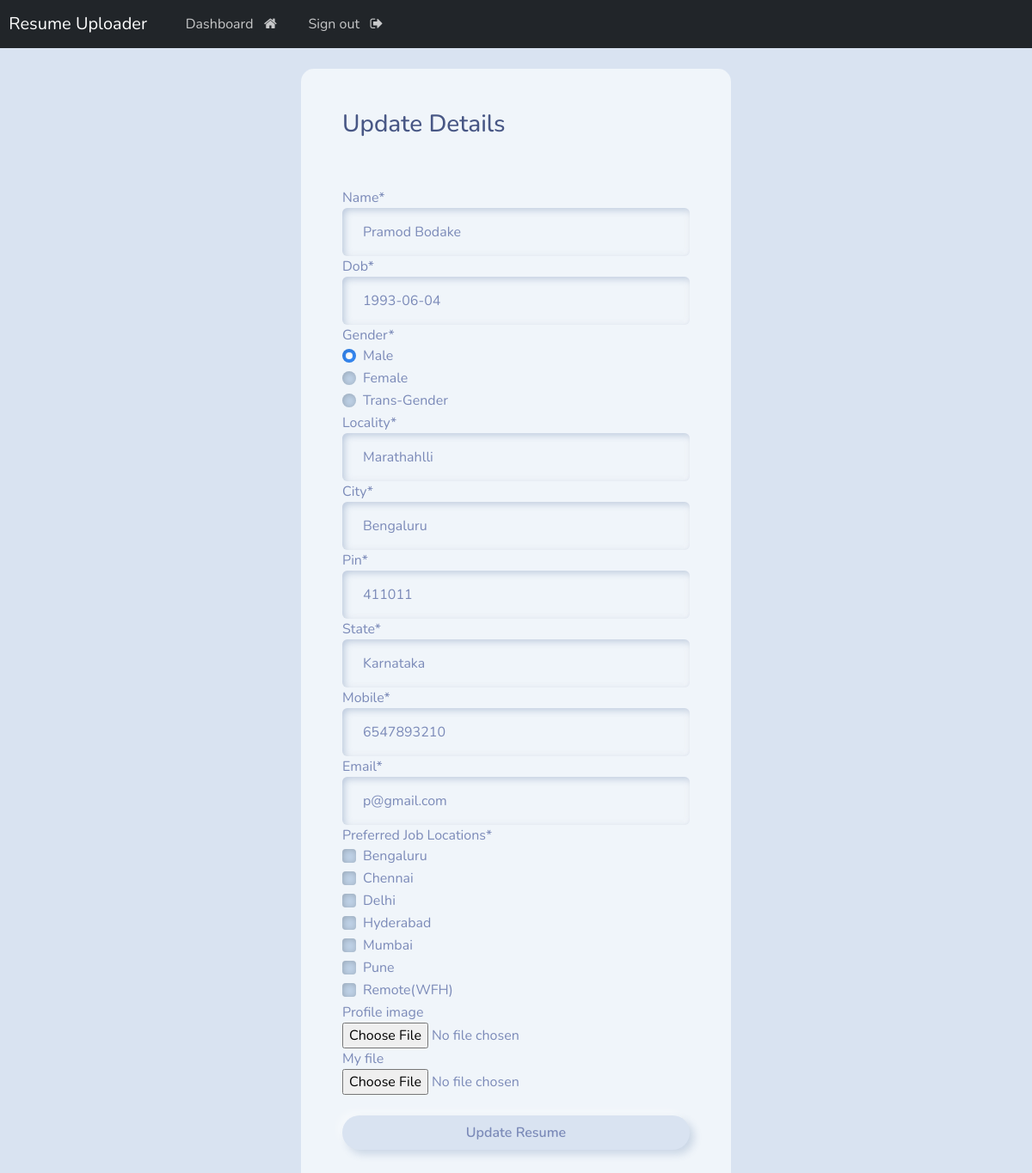
/update-resume/2 (signed in), run on the app's committed database.
### webapp/models.py (models this page shows)
class Resume(models.Model):
    name = models.CharField(max_length=100)
    dob = models.DateField(auto_now=False, auto_now_add=False)
    gender = models.CharField(max_length=30)
    locality = models.CharField(max_length=100)
    city = models.CharField(max_length=100)
    pin = models.PositiveIntegerField()
    state = models.CharField(choices=STATE_CHOICE , max_length=500)
    mobile = models.PositiveBigIntegerField()
    email = models.EmailField()
    job_city = models.CharField(max_length=150)
    profile_image = models.ImageField(upload_to='profileimg', blank=True)
    my_file = models.FileField(upload_to='doc', blank=True)
    user = models.ForeignKey(User, on_delete=models.CASCADE)

### webapp/views.py (the view)
# urls.py: path('update-resume/<int:pk>', views.update_resume, name= "update-resume"),
@login_required(login_url='login')
def update_resume(request, pk):
    resume = Resume.objects.get(id = pk)
    form = UpdateResumeForm(instance=resume)
    if request.method == 'POST':
        form = UpdateResumeForm(request.POST,request.FILES, instance=resume)
        if form.is_valid():
            form.save()
            messages.success(request, "Your Resume was Updated!")
            return redirect('dashboard')
    else:
        form = UpdateResumeForm(instance=resume)
    context = {'form': form}
    return render(request, 'webapp/update-resume.html', context=context)

### webapp/forms.py
class UpdateResumeForm(forms.ModelForm):
    gender = forms.ChoiceField(choices=GENDER_CHOICES, widget= forms.RadioSelect)
    job_city = forms.MultipleChoiceField(label='Preferred Job Locations', choices= JOB_CITY_CHOICES, widget= forms.CheckboxSelectMultiple)
    class Meta:
        model = Resume
        fields = [ 'name', 'dob', 'gender', 'locality', 'city', 'pin', 'state', 'mobile', 'email', 'job_city', 'profile_image', 'my_file']

### webapp/templates/webapp/update-resume.html (shortened to what this page needs)
{% extends 'webapp/base.html' %}
{% load crispy_forms_tags %}
    {% block content %}
    <div class="container bg-light shadow-md p-5 form-layout">
        <h3>Update Details</h3>
        <hr><br>
        <form action="" method="POST" autocomplete="off" enctype="multipart/form-data">
            {{form|crispy}}
            <br>
            <button type="submit" class="btn btn-primary w-100 btn-block p-2">Update Resume</button>
        </form>
    </div>
    {% endblock content %}

### static/css/styles.css (style rules this page uses)
.form-layout { border-radius: 15px; width: 500px; }

### data on the page
Resume: name "Pramod Bodake", dob "1993-06-04", gender "☑ Male ☐ Female ☐ Trans-Gender", locality "Marathahlli", city "Bengaluru", pin "411011", state "Karnataka", mobile "6547893210", email "p@gmail.com", job_city "☐ ☐ ☐ ☐ ☐ ☐ ☐"
